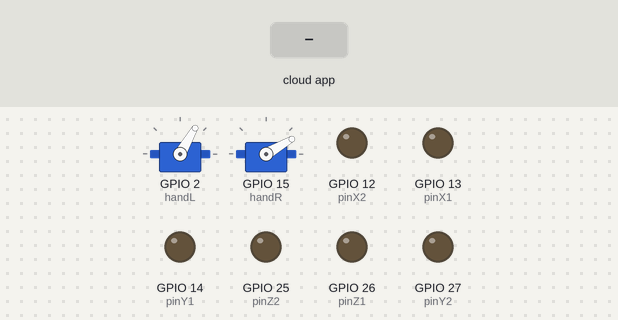
A sketch run on a simulated ESP32. Shown: 2 × servo, output pins drawn as LEDs (lit = HIGH). Inputs (shaded band) come from the test bench. The RemoteXY app is connected.

Above: at 1.2 s.
1.3 s: the phone or cloud app sets button_01 to 1
At 2.9 s:
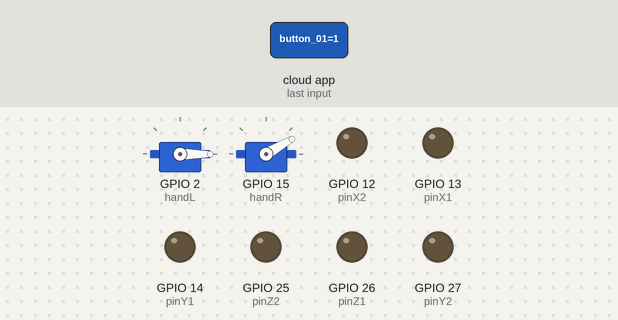
3.5 s: the phone or cloud app sets button_02 to 1
At 3.96 s:
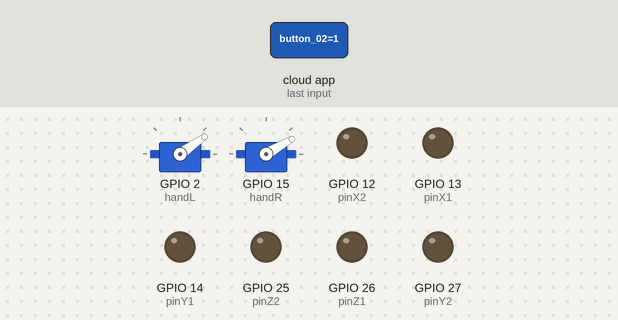
6.5 s: the phone or cloud app sets switch_01 to 1
At 7.4 s:
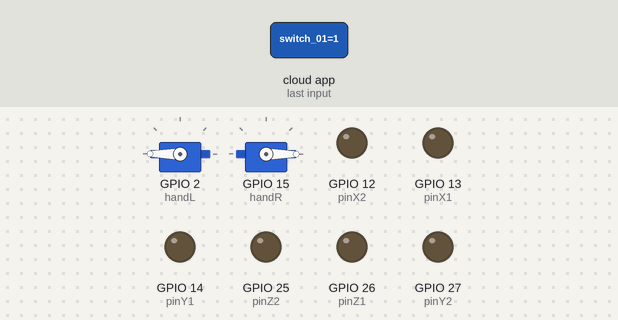
8.2 s: the phone or cloud app sets slider_01 to -100
At 9.4 s:
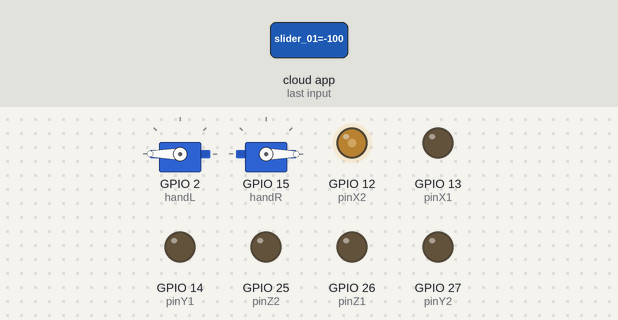
9.7 s: the phone or cloud app sets slider_02 to -100
At 10.7 s:
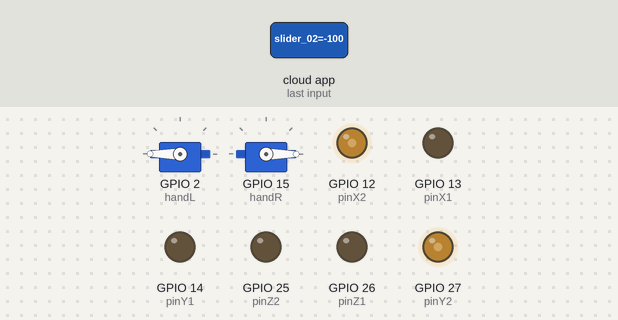
11.2 s: the phone or cloud app sets slider_03 to -100
At 12.0 s:
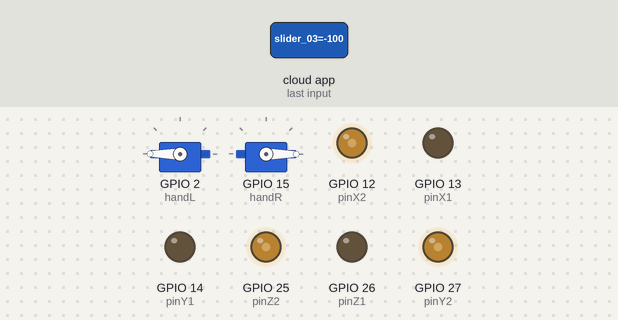
Timing chart, 0 to 13.7 s (numbered marks = the images above; inputs shaded):
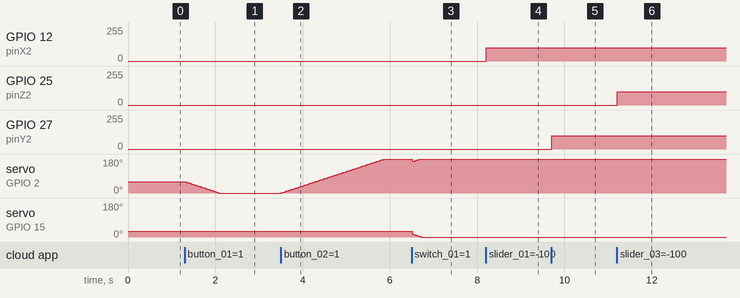

Measured:
- after the input at 1.3 s, servo on GPIO 2 (handL): moves from 60° to 0° over 0.78 s, starting at once
- after the input at 3.5 s, servo on GPIO 2 (handL): moves from 0° to 179° over 2.3 s, starting at once
- after the input at 6.5 s, servo on GPIO 2 (handL): 179° → 180° at once; servo on GPIO 15 (handR): moves from 30° to 0° over 0.20 s, starting at once
- after the input at 8.2 s, GPIO 12 (pinX2): 0/255 → 100/255 at once
- after the input at 9.7 s, GPIO 27 (pinY2): 0/255 → 100/255 at once
- after the input at 11.2 s, GPIO 25 (pinZ2): 0/255 → 100/255 at once

The sketch:

Aigis_main.ino
```cpp
// (licence header left out)
//////////////////////////////////////////////
//        RemoteXY include library          //
//////////////////////////////////////////////

// you can enable debug logging to Serial at 115200
//#define REMOTEXY__DEBUGLOG

// RemoteXY select connection mode and include library
#define REMOTEXY_MODE__ESP32CORE_BLE

#include <BLEDevice.h>

// RemoteXY connection settings
#define REMOTEXY_BLUETOOTH_NAME "MainArm"


#include <RemoteXY.h>

// RemoteXY GUI configuration
#pragma pack(push, 1)
uint8_t RemoteXY_CONF[] = // 143 bytes
{ 255,8,0,0,0,136,0,19,0,0,0,0,31,2,106,200,200,84,1,1,
8,0,4,29,14,7,86,89,252,12,90,48,2,26,4,10,218,7,86,122,
252,12,92,48,2,26,4,68,12,7,86,153,251,11,92,48,2,26,1,241,
12,57,57,17,12,17,17,0,2,31,226,135,166,0,1,255,0,57,57,42,
12,16,16,0,2,31,226,135,168,0,1,240,98,57,57,17,51,16,16,0,
2,31,226,135,166,0,1,16,105,38,38,42,51,16,16,0,2,31,226,135,
168,0,2,11,69,23,52,26,33,26,9,0,2,26,31,31,79,78,0,79,
70,70,0 };

// this structure defines all the variables and events of your control interface
struct {

// input variables
int8_t slider_01; // from -100 to 100
int8_t slider_02; // from -100 to 100
int8_t slider_03; // from -100 to 100
uint8_t button_01; // =1 if button pressed, else =0, from 0 to 1
uint8_t button_02; // =1 if button pressed, else =0, from 0 to 1
uint8_t button_03; // =1 if button pressed, else =0, from 0 to 1
uint8_t button_04; // =1 if button pressed, else =0, from 0 to 1
uint8_t switch_01; // =1 if switch ON and =0 if OFF, from 0 to 1
// other variable
uint8_t connect_flag;  // =1 if wire connected, else =0

} RemoteXY;
#pragma pack(pop)

/////////////////////////////////////////////
//           END RemoteXY include          //
/////////////////////////////////////////////

#include <ESP32Servo.h>

Servo servoL;
Servo servoR;
int angleR=30;
int angleL=60;

int pinX1=13;
int pinX2=12;
int pinY1=14;
int pinY2=27;
int pinZ1=26;
int pinZ2=25;

int handL=2;
int handR=15;

//int led=2

void setup() {
  RemoteXY_Init();
  servoL.setPeriodHertz(50);
  servoR.setPeriodHertz(50);
  servoL.attach(handL);
  servoR.attach(handR);
  ledcAttach(pinX1,12800,8);
  ledcAttach(pinX2,12800,8);
  ledcAttach(pinY1,12800,8);
  ledcAttach(pinY2,12800,8);
  ledcAttach(pinZ1,12800,8);
  ledcAttach(pinZ2,12800,8);
  //pinMode(led,OUTPUT);
}

void loop() {
  RemoteXY_Handler();
  if(RemoteXY.connect_flag==1){
    move(RemoteXY.slider_01,pinX1,pinX2);
    move(RemoteXY.slider_02,pinY1,pinY2);
    move(RemoteXY.slider_03,pinZ1,pinZ2);

    servoL.write(angleL);
    servoR.write(angleR);
    RemoteXY_delay(10);

    if(RemoteXY.switch_01==1){
      angleR=(angleR+(180-angleL))/2;
      angleL=180-angleR;
      if(RemoteXY.button_01+RemoteXY.button_03>0 && angleL<180){
        angleL+=2;//1;
        //angleR-=1;
      }
      else if(RemoteXY.button_02+RemoteXY.button_04>0 && angleR>0){
        angleL-=2;//1;
        //angleR+=1;
      }
    }
    else{
      if(RemoteXY.button_02==1 && angleL<180){
        angleL+=1;
      }
      else if(RemoteXY.button_01==1 && angleL>0){
        angleL-=1;
      }

      if(RemoteXY.button_04==1 && angleR<180){
        angleR+=1;
      }
      else if(RemoteXY.button_03==1 && angleR>0){
        angleR-=1;
      }
    }
  }
  else{// buetooth未接続状態の挙動
    //digitalWrite(led,HIGH);
    //RemoteXY_delay(500);
    //digitalWrite(led,LOW);
    //RemoteXY_delay(500);
  }
}

void move(int position, int pin1, int pin2) {
  if(position > 0){
    ledcWrite(pin1,position);
    ledcWrite(pin2,0);
  }
  else if(position < 0){
    ledcWrite(pin1,0);
    ledcWrite(pin2,-position);
  }
  else{
    ledcWrite(pin1,0);
    ledcWrite(pin2,0);
  }
}
```
